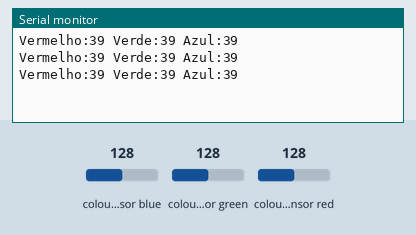
This sketch was run on a simulated Arduino Uno, built with avr-gcc and run on an emulated ATmega328P. Shown: the last lines printed to the serial monitor. Wiring (inferred from the names in the program): TCS3200 colour sensor: output pin 3; S2 pin 4; S3 pin 5; S0 pin 9; S1 pin 8. The inputs (shaded band) are chosen by the test bench; at power-on: colour sensor blue 128, colour sensor green 128, colour sensor red 128.

Above: at 1.2 s.
1.3 s: colour sensor blue set to 191
At 1.81 s:
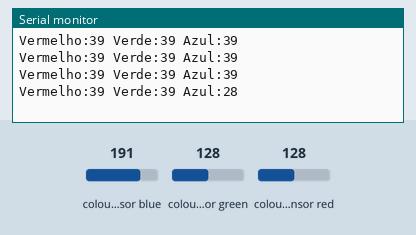
4.0 s: colour sensor green set to 250
At 4.32 s:
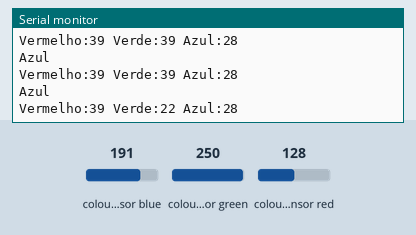
6.5 s: colour sensor red set to 5
At 6.82 s:
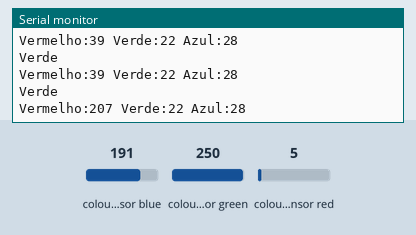

The sketch:

Aula_Sensor_RGB_URA_26_06_2018.ino
```cpp
//Pinos de conexao do modulo TCS230
const int s0 = 9;
const int s1 = 8;
const int s2 = 4;
const int s3 = 5;
const int out = 3;

//Variaveis que armazenam o valor das cores
int red = 0;
int green = 0;
int blue = 0;

void setup()
{
  pinMode(s0, OUTPUT);
  pinMode(s1, OUTPUT);
  pinMode(s2, OUTPUT);
  pinMode(s3, OUTPUT);
  pinMode(out, INPUT);

  Serial.begin(9600);

  digitalWrite(s0, HIGH);
  digitalWrite(s1, HIGH);
}

void loop()
{
  color(); //Chama a rotina que le as cores
  //Mostra no serial monitor os valores detectados
  Serial.print("Vermelho:");
  Serial.print(red, DEC);
  Serial.print(" Verde:");
  Serial.print(green, DEC);
  Serial.print(" Azul:");
  Serial.print(blue, DEC);
  Serial.println();
  delay(500);

  //Verifica se a cor vermelha foi detectada
  if (red < blue && red < green && red < 100)
  {
   Serial.println("Vermelho");

  }

  //Verifica se a cor azul foi detectada
  else if (blue < red && blue < green)
  {
   Serial.println("Azul");

  }

  //Verifica se a cor verde foi detectada
  else if (green < red && green < blue)
  {
   Serial.println("Verde");
  }

   Serial.println();

 }

void color()
{
  //Rotina que le o valor das cores
  digitalWrite(s2, LOW);
  digitalWrite(s3, LOW);
  //count OUT, pRed, RED
  red = pulseIn(out, digitalRead(out) == HIGH ? LOW : HIGH);
  digitalWrite(s3, HIGH);
  //count OUT, pBLUE, BLUE
  blue = pulseIn(out, digitalRead(out) == HIGH ? LOW : HIGH);
  digitalWrite(s2, HIGH);
  //count OUT, pGreen, GREEN
  green = pulseIn(out, digitalRead(out) == HIGH ? LOW : HIGH);
}
```

Measured:
- after the input at 1.3 s, the serial monitor: prints a new line after 0.20 s (image 1)
- after the input at 4.0 s, the serial monitor: prints a new line at once (image 2)
- after the input at 6.5 s, the serial monitor: prints a new line at once (image 3)
